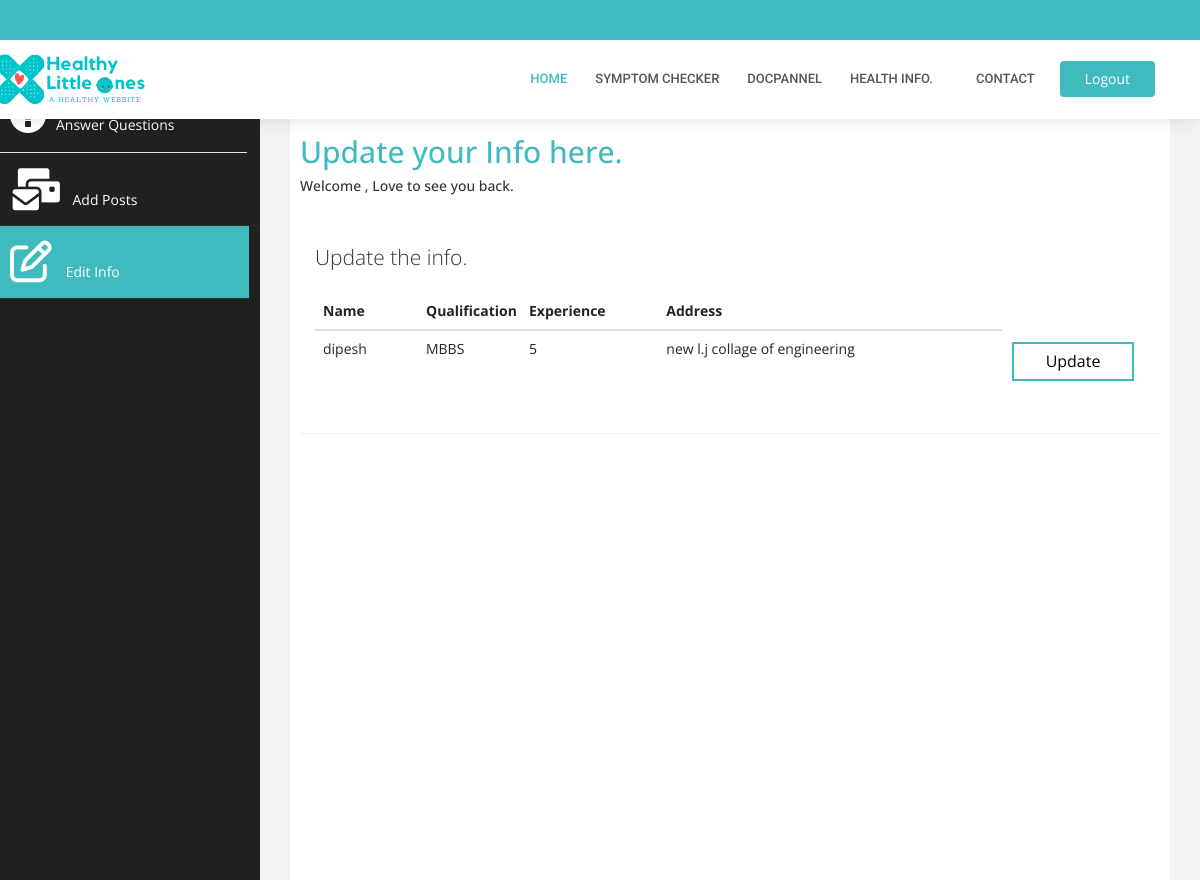
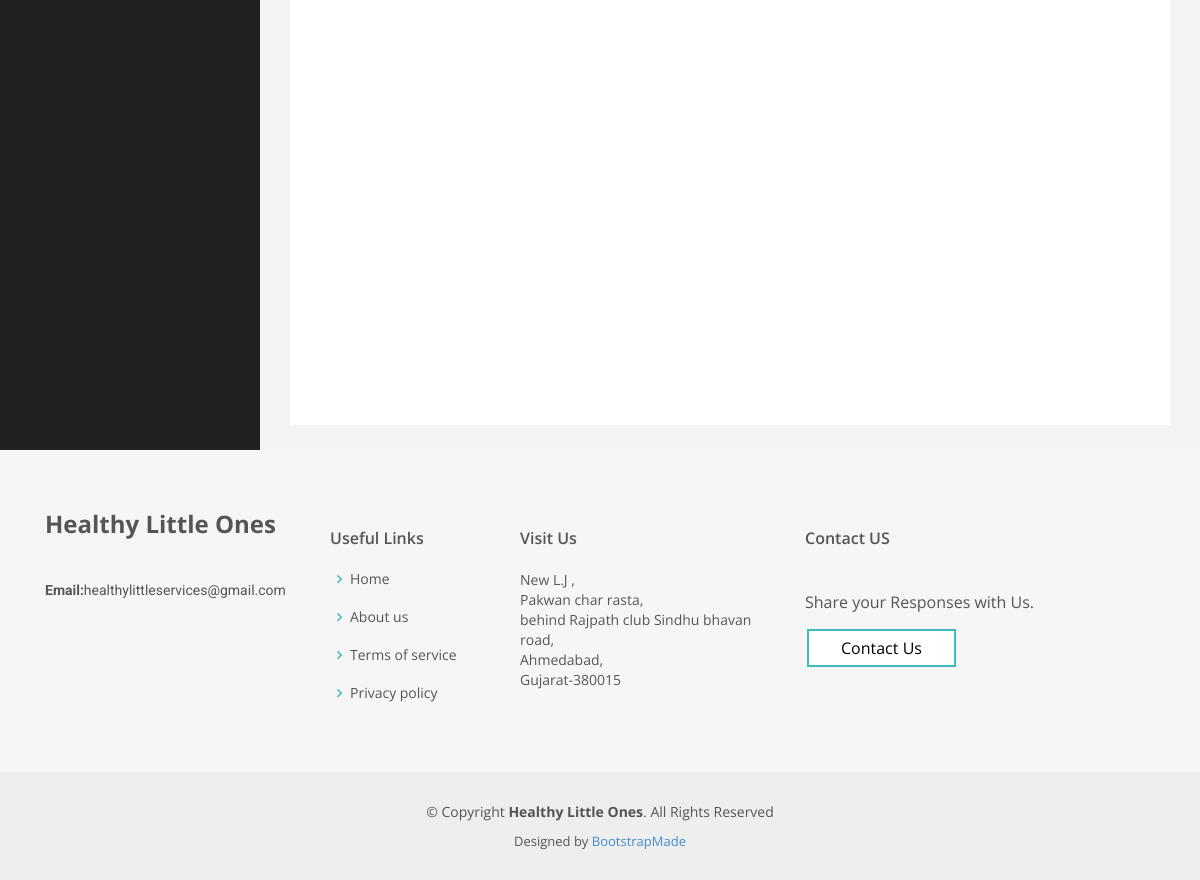
The page /docedit.php (signed in) on the database its author committed (2 pictures, top to bottom).
### tables this page shows
CREATE TABLE `doc_account` (
  `Doc_ID` int(255) NOT NULL,
  `Doc_Name` varchar(40) NOT NULL,
  `Doc_Qualification` varchar(100) NOT NULL,
  `Doc_Image` varchar(30) NOT NULL,
  `Doc_Certificate` varchar(100) NOT NULL,
  `Doc_Experience` varchar(100) NOT NULL,
  `Doc_Email` varchar(100) NOT NULL,
  `Doc_Address` varchar(255) NOT NULL,
  `Doc_Pwd` varchar(100) NOT NULL,
  `Doc_Token` varchar(200) NOT NULL,
  `D_Valid` varchar(10) NOT NULL,
  `D_Created` datetime NOT NULL DEFAULT current_timestamp()
);

### docedit.php (the view, shortened to what this page needs)
<?php
$user = $_SESSION['name'];
$type = $_SESSION['type'];
if($type == "D"){
    include 'Connect.php';
  $sql = "SELECT * FROM doc_account where Doc_Name = '$user'";
  if($result = mysqli_query($db, $sql)){
    if(mysqli_num_rows($result) > 0){
include("header.php");
?>
<head>
    <link href="assets/css/bootstrap.css" rel="stylesheet" />
    <link href="assets/css/font-awesome.css" rel="stylesheet" />
    <link href="assets/css/custom.css" rel="stylesheet" />
</head>
<body>
    <div id="wrapper">
       <br><br>
                <nav class="navbar-default navbar-side" role="navigation">
            <div class="sidebar-collapse">
                <ul class="nav" id="main-menu">
                      <li style="background-color:white">
                        <a  href="Docpanel.php"><i class="fa fa-3x fa-question-circle" aria-hidden="true"></i>Answer Questions&ensp;&emsp;&emsp;&emsp;&emsp;</a>
                    </li>
                    <li>
                        <a  href="Addpost.php"><i class="fas fa-mail-bulk fa-3x"></i>Add Posts&ensp;&emsp;&emsp;&emsp;&emsp;&emsp;&emsp;&emsp;&ensp;</a>
                    </li>
                  <li  >
                        <a  class="active-menu" href="docedit.php"><i class="far fa-edit fa-3x"></i> Edit Info&emsp;&emsp;&emsp;&emsp;&emsp;&emsp;&emsp;&emsp;&ensp;</a>
                    </li>
                </ul>
            </div>
        </nav>
        <div id="page-wrapper" >
            <div id="page-inner">
                <div class="row">
                    <div class="col-md-12">
                     <h2>Update your Info here.</h2>
                        <h5>Welcome , Love to see you back. </h5>
      <div class="col-md-9 col-lg-10 main"><br>
        <h1 class="lead hidden-xs-down">Update the info.</h1>
        <table style="table-layout: fixed; width: 100%" class="table table-hover">
            <thead>
              <tr>
                <th style=" width: 15%" scope="col">Name</th>
                <th style=" width: 15%"scope="col">Qualification</th>
                <th style=" width: 20%"scope="col">Experience</th>
                <th style=" width: 50%"scope="col">Address</th>
              </tr>
            </thead>
            <tbody>
             <?php
              while($rows=$result->fetch_assoc())
              {
             ?>
              <tr>
                <td><?php echo $rows['Doc_Name'] ?></td>
                <td><?php echo $rows['Doc_Qualification'] ?></td>
                <td><?php echo $rows['Doc_Experience'] ?></td>
                <td><?php echo $rows['Doc_Address'] ?></td>
                <td><?php echo'<a href="docedit1.php?id='.$rows['Doc_ID'].'" class=" btscol bts ">'?>
                <i class="lni lni-trash"></i></i> Update
                </a></td>
              </tr>
              <?php
              }
              ?>
            </tbody>
          </table>
          </div>
                    </div>
                </div>
                 <hr />
    </div>
            </div>
        </div>
    <?php
}
else{
  include('header.php');
  echo '
        <br><br><br><h1>Sorry no records found.</h1><hr>';
        include('footer.php');
    }
} else{
    echo "ERROR: Could not able to execute $sql. " . mysqli_error($db);
}
}
else{
  include('404.html');
}
include("footer.php");
?>

### assets/css/style.css (style rules this page uses)
body { font-family: "Open Sans", sans-serif; color: #444444; }
a { color: #3fbbc0; }
h1, h2, h3, h4, h5, h6 { font-family: "Roboto", sans-serif; }
body { margin-top:20px; }

### assets/css/custom.css (style rules this page uses)
body { font-family: 'Open Sans', sans-serif; }
#wrapper { width: 100%; background:#202020; }
#page-wrapper { padding: 15px 15px; min-height: 600px; background:#F3F3F3; }
#page-inner { width:100%; margin:10px 20px 10px 0px; background-color:#fff!important; padding:10px; min-height:1200px; }
h2 { color: #3fbbc0; }
.active-menu { background-color:#3fbbc0!important; }
.sidebar-collapse , .sidebar-collapse .nav { background:none; }
.sidebar-collapse .nav { padding:0; }
.sidebar-collapse .nav > li > a { color:#fff; background:#202020; text-shadow:none; }
.sidebar-collapse > .nav > li > a { padding:15px 10px; }
.sidebar-collapse > .nav > li { border-bottom: 1px solid rgba(107, 108, 109, 0.19); }
.navbar-side { border:none; background-color: #202020; }
.navbar-default { border:0px solid black; }
.nav > li > a > i { margin-right:10px; }
@media (min-width:768px) { #page-wrapper { margin: 0 0 0 260px; padding: 15px 30px; min-height: 1200px; } }
@media (min-width:768px) { .navbar-side { z-index: 1; position: absolute; width: 260px; } }

### docedit.php (style rules this page uses)
.btscol { background-color: #4CAF50; border: none; color: white; padding: 6px 32px; text-align: center; text-decoration: none; display: inline-block; font-size: 16px; margin: 4px 2px; transition-duration: 0.4s; cursor: pointer; }
.bts { background-color: white; color: black; border: 2px solid #3fbbc0; }

### footer.php (style rules this page uses)
.btscol { background-color: #4CAF50; border: none; color: white; padding: 6px 32px; text-align: center; text-decoration: none; display: inline-block; font-size: 16px; margin: 4px 2px; transition-duration: 0.4s; cursor: pointer; }
.bts { background-color: white; color: black; border: 2px solid #3fbbc0; }

### rows shown on the page
doc_account: Doc_Name "dipesh", Doc_Qualification "MBBS", Doc_Experience "5", Doc_Address "new l.j collage of engineering"
